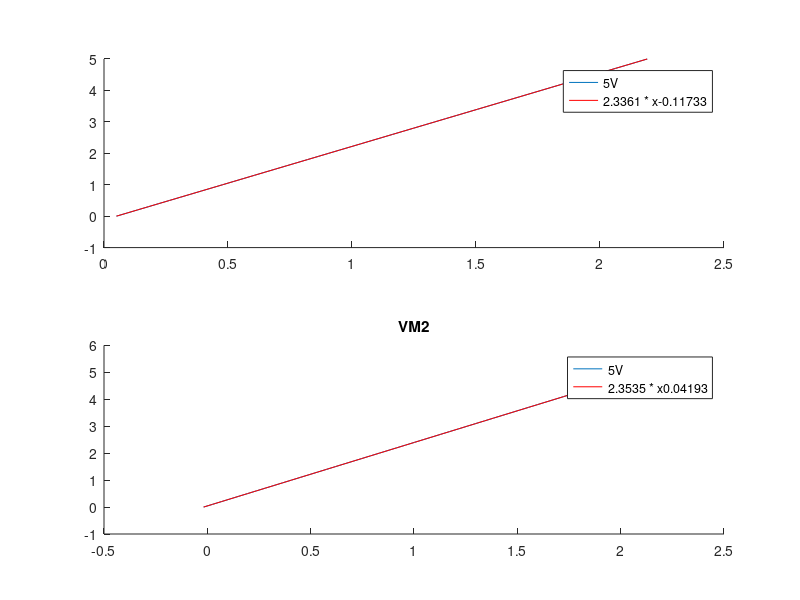
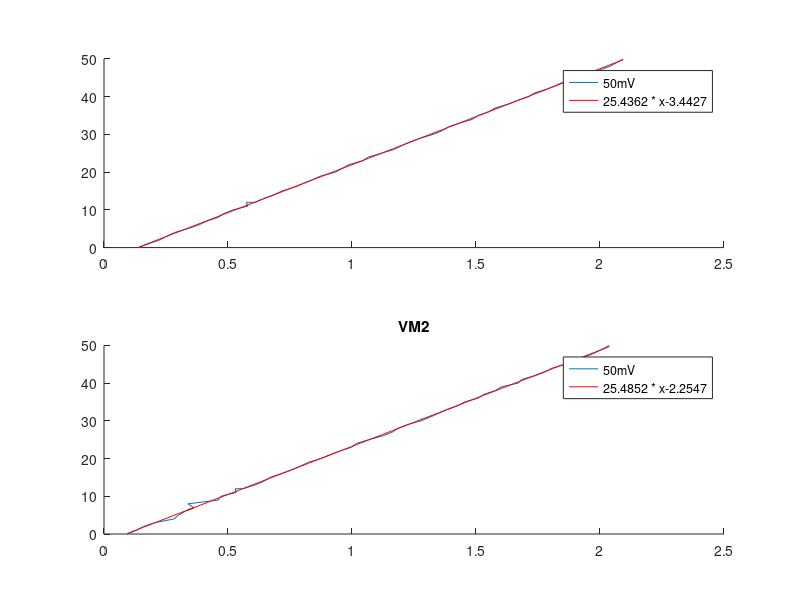
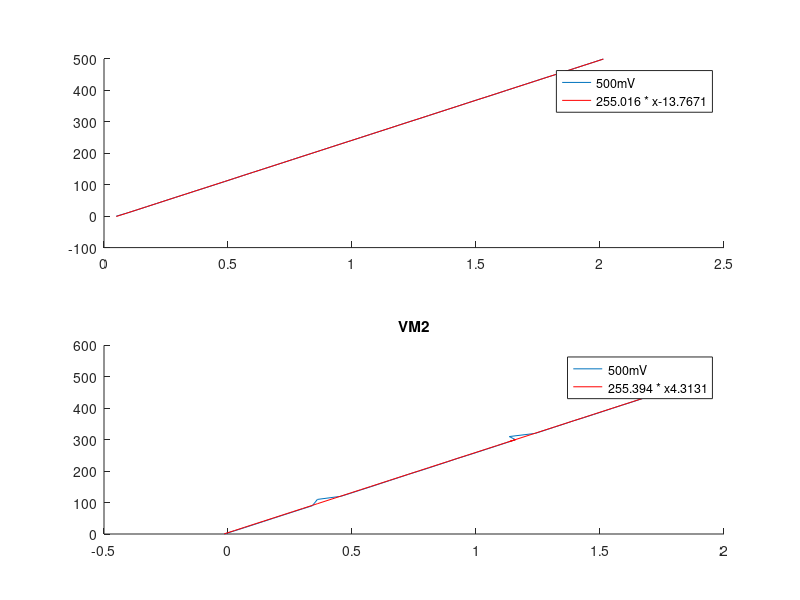

Source code (MATLAB) for these figures, in order:
files = dir('*.csv');
VM1 = [] 
VM2 = [] 
%vm1, vm2

% 5V
% vm1, vm2, applied value
M5 =[-0.01808180299227136,0.05016670354235491,0.0;
0.024923896208924927,0.09352488346010945,0.1;
0.0674344439273371,0.13575085259134367,0.2;
0.10967109429240642,0.17887671567318478,0.3;
0.15197869856795174,0.22113625439647216,0.4;
0.19479289850539022,0.2642350329210885,0.5;
0.2371432277162758,0.30715032310732354,0.6;
0.2797590618824911,0.34997253397013833,0.7;
0.3223604000885016,0.3925879866637165,0.8;
0.3646485492595615,0.4355433314768332,0.9;
0.40705991409236225,0.4784986762899498,1.0;
0.4494243577908154,0.5211179437098976,1.1;
0.4921904921759963,0.5639058220353853,1.2;
0.5345225107003075,0.6066017654553639,1.3;
0.5769968185182076,0.6495956390048141,1.4;
0.619316248445499,0.6922931083153405,1.5;
0.6619591671689388,0.7351198968497988,1.6;
0.7047012687779903,0.7778551319513852,1.7;
0.7469558483569974,0.8207421931624848,1.8;
0.7893050331499721,0.863718900443271,1.9;
0.8320097504406011,0.906188249116891,2.0;
0.874247926696218,0.9490611958404223,2.1;
0.9168221803450042,0.9920710912406255,2.2;
0.9594048263918027,1.034826162919334,2.3;
1.0017494335131338,1.077343195672574,2.4;
1.0442794363360317,1.1205560345156442,2.5;
1.087075707059533,1.162909415507626,2.6;
1.1292398776235786,1.2060326082810078,2.7;
1.1717649213021952,1.248666371661161,2.8;
1.2145531811003196,1.2916404086334887,2.9;
1.2568703221917894,1.334359240411685,3.0;
1.2990234300493628,1.3767397059608912,3.1;
1.3419936522953202,1.420272981819014,3.2;
1.384195207177789,1.462921241159371,3.3;
1.4266439563290125,1.505675549892806,3.4;
%1.4694264940375825,0.9686204423556695,3.5;
1.511727231805663,1.5913390452502845,3.6;
1.5541122750265117,1.6343054527698726,3.7;
1.596733449809645,1.6769781263589962,3.8;
%0.4415488552006164,1.719647748167024,3.9;
1.6819681699231714,1.7625592236268885,4.0;
1.7240369723279747,1.8051731504299198,4.1;
1.7667058311907287,1.8478717641583569,4.2;
%1.8092217195260583,0.17962325762373074,4.3;
1.8518608235231289,1.9339483943816709,4.4;
1.8942691365748336,1.9765943648862074,4.5;
1.9367766325121494,2.0194360308535066,4.6;
1.9790926291857083,2.062170503009819,4.7;
2.0216726049240497,2.105281488658819,4.8;
2.06445628705053,2.147909911422054,4.9;
2.106787542629568,2.190460895239984,5.0];

% 50mV
% vm1, vm2, applied value
M50 = [0.14010765157815233,0.09337000556950054,0.0;
0.17813208108582368,0.1318537281320811,0.001;
0.2241441661389629,0.15905158272997086,0.002;
0.2529037697125985,0.20503276849951552,0.003;
0.28432719671018,0.28271013420207375,0.004;
0.33726949515911214,0.29960479434810133,0.005;
0.38137002082840593,0.3267107140404819,0.006;
0.4143407008415286,0.3615368769598156,0.007;
0.4596527836058318,0.3383498256670049,0.008;
0.48258730001296996,0.46052788183503596,0.009;
0.5204900397494489,0.47097107674466526,0.01;
0.5797411326685534,0.5324804876746192,0.011;
0.5734025833326976,0.5291017845289958,0.012;
0.6097302225511363,0.5604935492977089,0.012;
0.6426062973502912,0.608680791326838,0.013;
0.6855471462032027,0.6451991668637607,0.014;
0.717394770773092,0.6700788122467977,0.015;
0.7664933509319378,0.7146813559063406,0.016;
0.8028469302896905,0.7572044922217729,0.017;
0.840963294702871,0.7918753957778608,0.018;
0.8751409541393599,0.8243337580395359,0.019;
0.9330656666997277,0.8737707044273713,0.02;
%0.5822790701223003,0.9199185937392713,0.021;
0.987960342104661,0.9505874678609304,0.022;
1.0436568729925002,0.9981418467853299,0.023;
1.0659878996879557,1.0174523731412746,0.024;
1.1173657788526827,1.067474880026856,0.025;
1.168724584385562,1.1233911391535887,0.026;
1.2000095368159245,1.1628483798857108,0.027;
1.2335627255456965,1.184574009506298,0.028;
1.2755945251047145,1.2231374598500053,0.029;
1.3266912589359965,1.278069138100724,0.03;
1.3643464229310829,1.3151669705732008,0.031;
1.3884650304033692,1.3496013610943687,0.032;
1.4330485004310638,1.3846415301630415,0.033;
1.4852804968299624,1.4265577435130579,0.034;
1.5092030273668469,1.4537494945487561,0.035;
1.5513774976920902,1.5081677106301163,0.036;
1.5770212327669733,1.5298223863402274,0.037;
1.6279936065186047,1.5775118065781137,0.038;
1.666206102036301,1.6027275293543202,0.039;
1.7127736112488654,1.6695954864157596,0.04;
1.7358027328699706,1.6858069290689783,0.041;
1.7853655652280056,1.7397540264436833,0.042;
1.8223443782377493,1.7790579151757442,0.043;
1.8563061241617143,1.8078583363215355,0.044;
1.9116890845419658,1.8634064743535947,0.045;
%1.0379401240549015,-0.03683118309923628,0.046;
%1.0872988685521587,1.9344057800733947,0.047;
2.03786726278124,1.9792524662205984,0.048;
2.06693204446445,2.0082604084809,0.049;
2.093530605549664,2.037580395358241,0.05];

% 500mV
% vm1, vm2, applied value
M500 = [-0.015030021896529357,0.04951629269632489,0.0;
0.02600346377154366,0.09320215760923473,0.01;
0.06546833395640532,0.1331164025604444,0.02;
0.10486644642979766,0.17222841055611082,0.03;
0.14391360407717957,0.21132706700948337,0.04;
0.18245492900794225,0.24987144372134185,0.05;
0.22155282251604094,0.2889880293886519,0.06;
0.26119126275072285,0.3290849997329692,0.07;
0.3004001647961792,0.36768774175828356,0.08;
0.3401011665433238,0.4081226968589543,0.09;
%0.3087559414363207,0.44614293016761913,0.1;
0.36053093361613164,0.48647336176576045,0.11;
0.45560650334551517,0.5253389384379457,0.12;
0.4953158974906732,0.5634732320650641,0.13;
0.5347403315760161,0.602884314608113,0.14;
0.5745386088455874,0.6424312014099226,0.15;
0.6126919761045541,0.6817770521320504,0.16;
0.6513202767965451,0.7211679166253403,0.17;
0.6902377337473582,0.7596749090187761,0.18;
0.7284879950561144,0.7984813574322314,0.19;
0.7690629506145524,0.8384837225625803,0.2;
0.808940574192613,0.8774374194139054,0.21;
0.8472987922576316,0.9163296991706789,0.22;
0.8862707997955307,0.9552971290369343,0.23;
0.9236371890044324,0.9953231454707754,0.24;
0.9646145981948716,1.0344984779241784,0.25;
1.0042847006584217,1.0737630749746323,0.26;
1.0428214479175408,1.1131283808012449,0.27;
1.0821974349779893,1.1522285631451654,0.28;
1.1206151627743746,1.1904830206529287,0.29;
1.1590302202623006,1.229603421046608,0.3;
1.1344435458644548,1.2704274782369864,0.31;
1.2384505344431644,1.309038231187677,0.32;
%1.2774587818815757,0.11954513202767966,0.33;
1.3163018516681797,1.3873496044128755,0.34;
1.355296747564297,1.4265325663190176,0.35;
1.392844336275759,1.465142174851798,0.36;
1.4340811468593362,1.5042087876036652,0.37;
1.4734117386759846,1.545023307978118,0.38;
1.5122300127411858,1.5844256166505182,0.39;
1.550505832716619,1.6225637250040057,0.4;
1.589653317667524,1.661547176721014,0.41;
1.6298620594944726,1.7005569500499729,0.42;
1.667774717519512,1.7397147347620758,0.43;
1.7072586613362224,1.7785669598919671,0.44;
1.7469360117798747,1.8190862204454075,0.45;
1.7860400088501656,1.8582142502918269,0.46;
1.8238778982383597,1.897231271600888,0.47;
1.863638409716871,1.9361208810492025,0.48;
1.9030895468868019,1.9752470035324365,0.49;
1.9428111481563435,2.0135518154282788,0.5];

M5_1 = sortrows([M5(:,3),M5(:,2),M5(:,1)])
M50_1 = sortrows([M50(:,3)*1000,M50(:,1),M50(:,2)])
M500_1 = sortrows([M500(:,3)*1000,M500(:,2),M500(:,1)])

figure
subplot(2,1,1);
%Messung , VM1, VM2

hold on
plot(M5_1(:,2),M5_1(:,1))
legend('5V');

p = polyfit(M5_1(:,2), M5_1(:,1),1)
poly = p(1)*M5_1(:,2) + p(2)

plot(M5_1(:,2), poly, 'r')
s = strcat(num2str(p(1)), ' * x ' ,num2str(p(2)))
legend('5V',  s)


subplot(2,1,2);
hold on
plot(M5_1(:,3),M5_1(:,1))
title('VM2')
legend('5V');

p = polyfit(M5_1(:,3), M5_1(:,1),1)
poly = p(1)*M5_1(:,3) + p(2)
%legend('fit')
plot(M5_1(:,3), poly, 'r')

s = strcat(num2str(p(1)), ' * x ' ,num2str(p(2)))
legend('5V',  s)












figure
subplot(2,1,1);
hold on
%Messung , VM1, VM2

 
plot(M50_1(:,2),M50_1(:,1))
legend('500mV');

p = polyfit(M50_1(:,2), M50_1(:,1),1)
poly = p(1)*M50_1(:,2) + p(2)
%legend('fit')
plot(M50_1(:,2), poly, 'r')
s = strcat(num2str(p(1)), ' * x ' ,num2str(p(2)))
legend('50mV',  s)



subplot(2,1,2);
hold on
plot(M50_1(:,3),M50_1(:,1))
title('VM2')
legend('500mV');

p = polyfit(M50_1(:,3), M50_1(:,1),1)
poly = p(1)*M50_1(:,3) + p(2)
%legend('fit')
plot(M50_1(:,3), poly, 'r')
s = strcat(num2str(p(1)), ' * x ' ,num2str(p(2)))
legend('50mV',  s)









figure
subplot(2,1,1);
hold on 
%Messung , VM1, VM2

 
plot(M500_1(:,2),M500_1(:,1))
legend('500mV');

p = polyfit(M500_1(:,2), M500_1(:,1),1)
poly = p(1)*M500_1(:,2) + p(2)
%legend('fit')
plot(M500_1(:,2), poly, 'r')
s = strcat(num2str(p(1)), ' * x ' ,num2str(p(2)))
legend('500mV',  s)


subplot(2,1,2);
hold on
plot(M500_1(:,3),M500_1(:,1))
title('VM2')
legend('500mV');

p = polyfit(M500_1(:,3), M500_1(:,1),1)
poly = p(1)*M500_1(:,3) + p(2)
%legend('fit')
plot(M500_1(:,3), poly, 'r')
s = strcat(num2str(p(1)), ' * x ' ,num2str(p(2)))
legend('500mV',  s)

